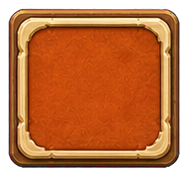
#> input picture Tools/UI/mockups/gen/source__T_KitA_Cell_Selected.png, 188 x 176 px
$ python -i measure_nine_slice.py   (imports and definitions only)
#> lines starting #> are read from the running program, lines starting #| are printed output that depends on the picture
"""Measure the 9-slice margins of each sliced UI part.

왜 재나
-------
나무 틀에 금 모서리가 박힌 부품을 통짜 Image 로 늘리면 모서리 장식까지 같이
늘어나 뭉개진다. Slate 의 Box 브러시(9-slice)로 그리면 모서리는 그대로 두고
가운데만 늘어난다. 그러려면 **모서리가 어디서 끝나는지** 픽셀로 알아야 한다.

어떻게 재나
-----------
가운데 가로줄과 세로줄의 색이 얼마나 변하는지를 본다. 모서리·테두리 구간은
색이 크게 흔들리고, 늘려도 되는 가운데는 거의 평평하다. 바깥에서 안쪽으로
들어가며 **변화가 잦아드는 첫 지점**을 테두리의 끝으로 잡는다.

기계가 재는 값이라 완벽하지 않다. 그래서 결과에 신뢰도를 같이 적는다 --
가운데가 충분히 평평하지 않으면(무늬가 강하면) 사람이 봐야 한다.

결과는 ``Saved/UIKit/<컨셉>/_nineslice.txt`` 로 나가고, 그 숫자가 곧
``frame_registry.py`` 와 빌더가 쓰는 브러시 마진이 된다.

쓰는 법:
    python Tools/UI/measure_nine_slice.py Saved/UIKit/ConceptA
"""

import argparse
import sys
from pathlib import Path

try:
    from PIL import Image
except ImportError:  # pragma: no cover
    sys.exit("PIL 이 없다: python -m pip install pillow")

PAD = 8                 # slice_component_kit.py 가 남긴 투명 여백
FLAT = 10.0             # 이웃 픽셀 차이가 이보다 작으면 평평하다고 본다
RUN = 6                 # 평평한 상태가 이만큼 이어져야 테두리가 끝난 것으로 본다


def diffs(pixels):
    """이웃한 두 픽셀의 RGB 차이 합. 색이 튀는 곳을 찾는 데 쓴다."""
    out = []
    for index in range(len(pixels) - 1):
        left, right = pixels[index], pixels[index + 1]
        out.append(sum(abs(left[channel] - right[channel]) for channel in range(3)))
    return out


def edge_end(series):
    """바깥에서 안으로 들어가며 변화가 잦아드는 첫 지점을 돌려준다."""
    calm = 0
    for index, value in enumerate(series):
        if value <= FLAT:
            calm += 1
            if calm >= RUN:
                return max(0, index - RUN + 1)
        else:
            calm = 0
    return len(series) // 3          # 못 찾으면 1/3 로 둔다(늘 안전한 쪽)


def measure(path):
    image = Image.open(path).convert("RGBA")
#> image is the input picture: PIL image 188x176 RGBA; mean R, G, B, A 144.3, 72.8, 28.7, 206.3
    width, height = image.size
#> width = 188; height = 176
    # 투명 여백을 뺀 진짜 그림 영역만 본다.
    box = (PAD, PAD, width - PAD, height - PAD)
#> box = (8, 8, 180, 168)
    art = image.crop(box)
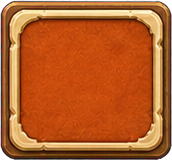
#> art: PIL image 172x160 RGBA; mean R, G, B, A 173.5, 87.6, 34.6, 248; transparent parts drawn white
    art_w, art_h = art.size
#> art_w = 172; art_h = 160
    if art_w < 12 or art_h < 12:
        return None

    row = [art.getpixel((x, art_h // 2)) for x in range(art_w)]
#> row = 172 items, first 6: (26, 27, 26, 62), (28, 29, 28, 231), (143, 60, 33, 255), (166, 98, 49, 255), (179, 121, 61, 255), (151, 90, 43, 255)
    column = [art.getpixel((art_w // 2, y)) for y in range(art_h)]
#> column = 160 items, first 6: (19, 20, 19, 11), (50, 51, 50, 164), (203, 117, 65, 255), (223, 153, 74, 255), (213, 154, 74, 255), (160, 99, 52, 255)

    left = edge_end(diffs(row))
#> the loop in diffs, `for index in range(len(pixels) - 1):` made 171 passes
#> (left, right) on passes 1 to 3: ((26, 27, 26, 62), (28, 29, 28, 231)), ((28, 29, 28, 231), (143, 60, 33, 255)), ((143, 60, 33, 255), (166, 98, 49, 255))
#> after the loop in diffs, `for index in range(len(pixels) - 1):`: out = 171 values, max 263 at index 152, min 0 at index 35, mean 27.99
#> in edge_end, `calm = 0`: calm = 0
#> the loop in edge_end, `for index, value in enumerate(series):` made 98 passes
#> (value, calm) on passes 1 to 12: (6, 1), (151, 0), (77, 0), (48, 0), (77, 0), (60, 0), (33, 0), (106, 0), (162, 0), (237, 0), (18, 0), (129, 0)
#> calm on passes 61 to 66: 2, 3, 0, 1, 0, 1
#> left = 92
    right = edge_end(diffs(row[::-1]))
#> the loop in diffs (call 2), `for index in range(len(pixels) - 1):` made 171 passes
#> (left, right) on passes 1 to 3: ((15, 16, 15, 86), (72, 30, 25, 255)), ((72, 30, 25, 255), (118, 68, 31, 255)), ((118, 68, 31, 255), (120, 64, 31, 255))
#> the loop in edge_end, `for index, value in enumerate(series):` made 31 passes
#> (value, calm) on passes 1 to 12: (81, 0), (90, 0), (6, 1), (77, 0), (9, 1), (115, 0), (38, 0), (53, 0), (213, 0), (164, 0), (34, 0), (186, 0)
#> right = 25
    top = edge_end(diffs(column))
#> the loop in edge_end, `for index, value in enumerate(series):` made 67 passes
#> (value, calm) on passes 1 to 12: (93, 0), (234, 0), (65, 0), (11, 0), (130, 0), (121, 0), (71, 0), (118, 0), (37, 0), (441, 0), (71, 0), (41, 0)
#> calm on passes 61 to 66: 0, 1, 2, 3, 4, 5
#> top = 61
    bottom = edge_end(diffs(column[::-1]))
#> the loop in edge_end, `for index, value in enumerate(series):` made 52 passes
#> (value, calm) on passes 1 to 7: (24, 0), (115, 0), (15, 0), (89, 0), (7, 1), (92, 0), (22, 0)
#> value on passes 8 to 13: 40, 140, 150, 50, 193, 46

    # 대칭으로 맞춘다.
    #
    # 채움면에 무늬(양피지 결·나뭇결)가 있으면 그쪽 변에서 "평평해지는 지점"을
    # 한참 안쪽에서야 찾는다. 실제로 part_11 은 왼쪽 여백이 폭의 68% 로 나왔다 --
    # 그대로 쓰면 늘릴 가운데가 거의 없어져 9-slice 가 무의미해진다.
    # 이 부품들은 눈으로 봐도 좌우·상하가 같은 모양이므로 **작은 쪽**을 택한다.
    # 작게 잡아 틀리면 모서리가 조금 늘어날 뿐이지만, 크게 잡아 틀리면 그림이
    # 통째로 뭉개진다.
    left = right = min(left, right)
    top = bottom = min(top, bottom)

    # 가운데는 최소 40% 를 남긴다. 여백이 이보다 크면 늘릴 데가 없다.
    left = right = min(left, int(art_w * 0.30))
    top = bottom = min(top, int(art_h * 0.30))

    # 정사각에 가까운 작은 부품은 9-slice 대상이 아니다. 체크박스·칩 테두리·
    # 슬라이더 손잡이는 늘 같은 크기로 그리고, 늘리면 동그라미가 타원이 된다.
    fixed = abs(art_w - art_h) <= max(art_w, art_h) * 0.12 and max(art_w, art_h) <= 200

    middle = row[left:art_w - right]
    spread = max(diffs(middle)) if len(middle) > 2 else 999
    return dict(size=(art_w, art_h), margin=(left, top, right, bottom),
                flat=spread <= FLAT * 3, spread=spread, fixed=fixed)


def main():
    parser = argparse.ArgumentParser()
    parser.add_argument("folder")
    args = parser.parse_args()
    folder = Path(args.folder)

    lines = [f"# {folder.name} 9-slice 실측",
             "# 여백은 그림 영역 기준(투명 패딩 제외). Slate Box 브러시 Margin 은",
             "# 이 값을 그림 크기로 나눈 비율이다.",
             "# 부품  크기        여백(좌,상,우,하)   가운데평평  최대변화"]
    for path in sorted(folder.glob("part_*.png")):
        result = measure(path)
        if result is None:
            lines.append(f"{path.stem}  너무 작아 못 잼")
            continue
        w, h = result["size"]
        l, t, r, b = result["margin"]
        kind = "고정(Image)" if result["fixed"] else "Box"
        lines.append(
            f"{path.stem}  {w:4d}x{h:4d}  ({l:3d},{t:3d},{r:3d},{b:3d})"
            f"  {kind:12s} 평평={'예' if result['flat'] else '아니오':4s}"
            f"  margin=({l/w:.3f},{t/h:.3f},{r/w:.3f},{b/h:.3f})")

    out = folder / "_nineslice.txt"
    out.write_text("\n".join(lines) + "\n", encoding="utf-8")
    print("\n".join(lines))


# [2 lines not run here, left out]

>>> result = measure('mockups/gen/source__T_KitA_Cell_Selected.png')

$ run again, on Tools/UI/mockups/gen/edit__Thin__T_KitA_Cell_Selected__a.png
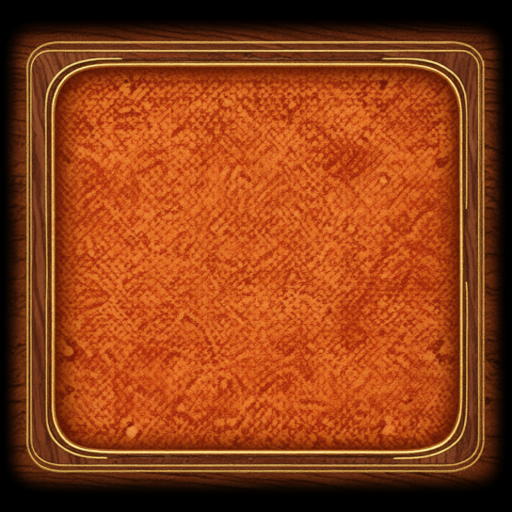
#> input picture Tools/UI/mockups/gen/edit__Thin__T_KitA_Cell_Selected__a.png, 1024 x 1024 px (shown at 1/2 size)
#> in measure, `art = image.crop(box)`:
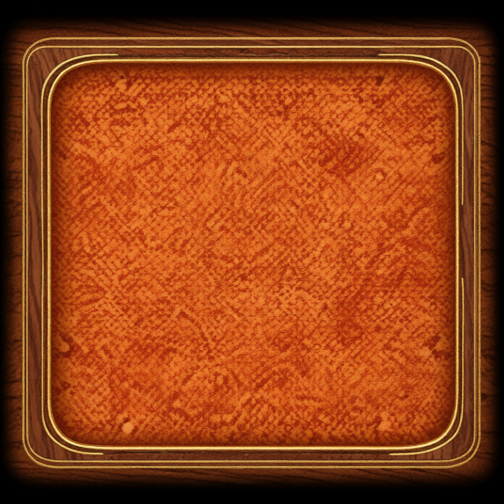
#> art: PIL image 1008x1008 RGBA (shown at 1/2 size); mean R, G, B, A 146.5, 64.4, 22.4, 255
#> row = 1008 items, first 6: (2, 1, 0, 255), (3, 1, 0, 255), (4, 2, 0, 255), (5, 2, 0, 255), (6, 3, 1, 255), (7, 3, 1, 255)
#> column = 1008 items, first 6: (1, 0, 1, 255), (1, 0, 1, 255), (1, 0, 1, 255), (1, 0, 0, 255), (0, 0, 0, 255), (0, 0, 0, 255)
#> the loop in diffs, `for index in range(len(pixels) - 1):` made 1007 passes
#> (left, right) on passes 1 to 3: ((2, 1, 0, 255), (3, 1, 0, 255)), ((3, 1, 0, 255), (4, 2, 0, 255)), ((4, 2, 0, 255), (5, 2, 0, 255))
#> after the loop in diffs, `for index in range(len(pixels) - 1):`: out = 1007 values, max 219 at index 86, min 0 at index 17, mean 19.3
#> in edge_end, `calm = 0`: calm = 0
#> the loop in edge_end, `for index, value in enumerate(series):` made 6 passes
#> value on passes 1 to 6: 1, 2, 1, 3, 1, 3
#> the loop in diffs (call 2), `for index in range(len(pixels) - 1):` made 1007 passes
#> (left, right) on passes 1, 2, 6: ((1, 0, 0, 255), (1, 0, 1, 255)), ((1, 0, 1, 255), (1, 0, 0, 255)), ((1, 0, 0, 255), (2, 1, 0, 255))
#> the loop in edge_end, `for index, value in enumerate(series):` made 6 passes
#> value on passes 1 to 6: 1, 1, 0, 0, 0, 2
#> the loop in edge_end, `for index, value in enumerate(series):` made 6 passes
#> the loop in edge_end, `for index, value in enumerate(series):` made 6 passes
#> middle has the same summary as row
#> spread = 219
#> result = {'size': (1008, 1008), 'margin': (0, 0, 0, 0), 'flat': False, 'spread': 219, 'fixed': False}

$ run again, on Tools/UI/mockups/gen/edit__Thin__T_KitA_Checkbox_On__a.png
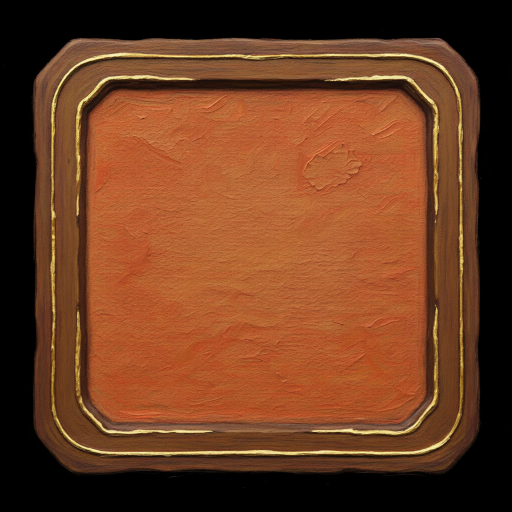
#> input picture Tools/UI/mockups/gen/edit__Thin__T_KitA_Checkbox_On__a.png, 1024 x 1024 px (shown at 1/2 size)
#> in measure, `art = image.crop(box)`:
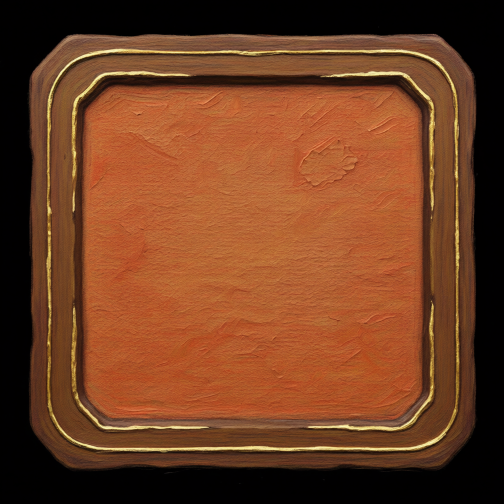
#> art: PIL image 1008x1008 RGBA (shown at 1/2 size); mean R, G, B, A 113.4, 63, 34.5, 255
#> row = 1008 items, first 6: (1, 0, 0, 255), (0, 0, 0, 255), (1, 0, 0, 255), (1, 0, 0, 255), (1, 0, 1, 255), (1, 0, 1, 255)
#> column = 1008 items, first 6: (1, 0, 1, 255), (1, 0, 0, 255), (1, 0, 0, 255), (1, 0, 1, 255), (1, 0, 1, 255), (1, 0, 0, 255)
#> the loop in diffs, `for index in range(len(pixels) - 1):` made 1007 passes
#> after the loop in diffs, `for index in range(len(pixels) - 1):`: out = 1007 values, max 214 at index 101, min 0 at index 2, mean 13.29
#> in edge_end, `calm = 0`: calm = 0
#> the loop in edge_end, `for index, value in enumerate(series):` made 6 passes
#> value on passes 1 to 6: 1, 1, 0, 1, 0, 0
#> the loop in diffs (call 2), `for index in range(len(pixels) - 1):` made 1007 passes
#> the loop in edge_end, `for index, value in enumerate(series):` made 6 passes
#> the loop in edge_end, `for index, value in enumerate(series):` made 6 passes
#> the loop in edge_end, `for index, value in enumerate(series):` made 6 passes
#> middle has the same summary as row
#> spread = 214
#> result = {'size': (1008, 1008), 'margin': (0, 0, 0, 0), 'flat': False, 'spread': 214, 'fixed': False}
